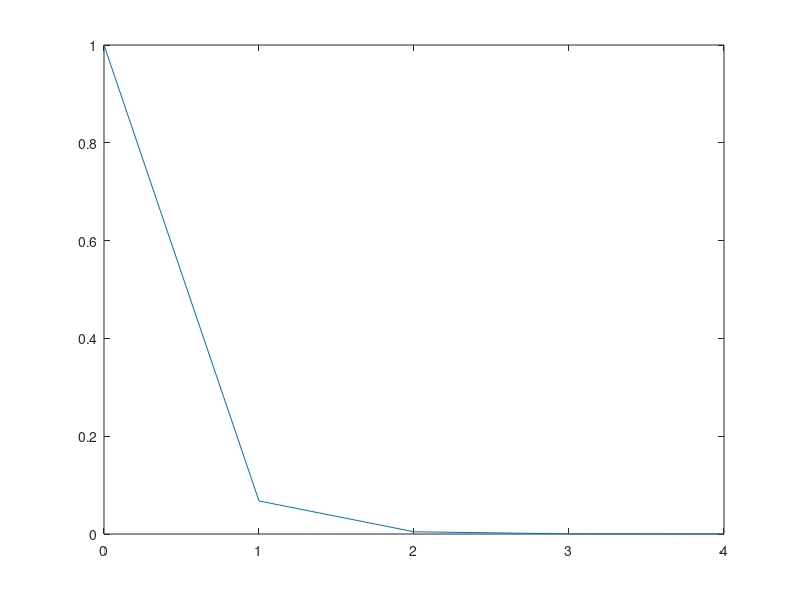

Reproduce this figure in MATLAB.
% design quantization encoder and decoder for TULiP

% BR, 11/9/2012



% b ^ (nBins/2) = max;

nBins = 8;
min = 0;
max = sqrt(310^2 + 310^2);
center = 50;

binsP = 4;
binsM = 4;



domain = max - min;

b = fminunc(@(b) b^(nBins/2)-domain/2,2)

plot(0:nBins/2,b.^([0:nBins/2]));

% each bin:  "center" (in logspace), and edges
%for i = 1:nBins
    


